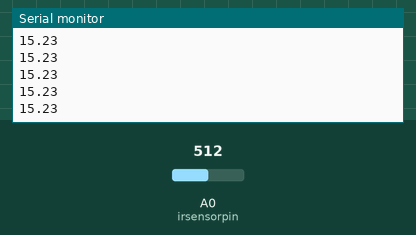
Bench run of a sketch on a simulated Arduino Uno, built with avr-gcc and run on an emulated ATmega328P. On the bench: the last lines printed to the serial monitor. The test bench sets the inputs (shaded band); at power-on: A0 (irsensorpin) = 512.

Above: at 1.2 s.
1.3 s: A0 (irsensorpin) set to 0
At 1.32 s:
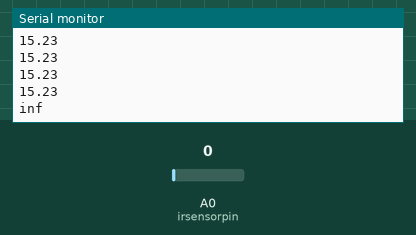
3.2 s: A0 (irsensorpin) set to 122
At 3.23 s:
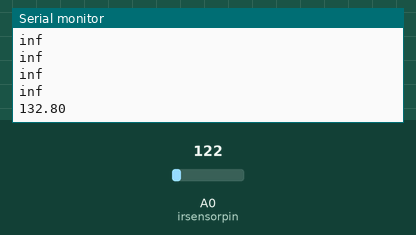

The sketch:

PololuSensor.ino
```cpp
/*=========================================================<br>Infra-Red distance measures: Send distance value in centimeters to serial
Written By Tiago A. on 21 Mar 2015
===========================================================
How to connect the sensor to the Arduino:
  sensor - arduino
     VCC - 5V
     Gnd - GND
     OUT - A0
     EN  - Do not connect</p><p>Briefing:
This program has the sole purpose of measuring distances with the Infra-Red sensor.
It uses a previous calculated regression to convert analogRead values into distance values.</p><p>How to use:
After uploading this program, the Arduino will start to send the distance of the sensor to the object through the serial port.
Don't forget to open the Serial Monitor in the Tools tab for debugging purposes. (Ctrl + Shift + M)
*/
const int irsensorpin = A0;

void setup() {
  // put your setup code here, to run once:
  Serial.begin(9600);
}

void loop(){
  // Reads the InfraRed sensor analog values and convert into distance.
  int sensorValue = analogRead(irsensorpin);
  double IRdistance = 187754 * pow(sensorValue, -1.51);

  Serial.println(IRdistance);

  // A delay is added for a stable and precise input
  delay(100);
}
```

Measured:
- after the input at 1.3 s, the serial monitor: prints a new line at once (image 1)
- after the input at 3.2 s, the serial monitor: prints a new line at once (image 2)
